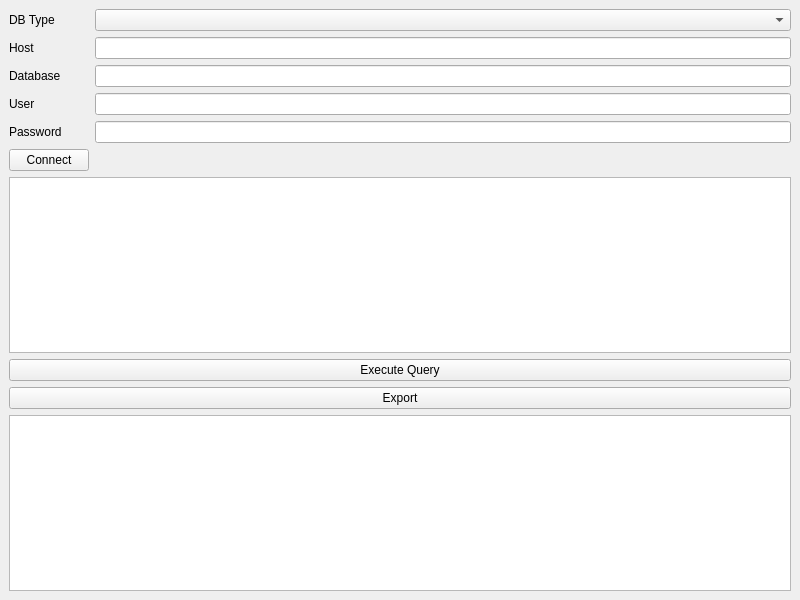
<?xml version="1.0" encoding="UTF-8"?>
<ui version="4.0">
 <class>MainWindow</class>
 <widget class="QMainWindow" name="MainWindow">
  <property name="geometry">
   <rect><x>0</x><y>0</y><width>800</width><height>600</height></rect>
  </property>
  <widget class="QWidget" name="centralwidget">
   <layout class="QVBoxLayout" name="verticalLayout">

    <item>
     <layout class="QFormLayout" name="formLayout">
      <item row="0" column="0"><widget class="QLabel" name="label_dbType"><property name="text"><string>DB Type</string></property></widget></item>
      <item row="0" column="1"><widget class="QComboBox" name="dbTypeCombo"/></item>

      <item row="1" column="0"><widget class="QLabel" name="label_host"><property name="text"><string>Host</string></property></widget></item>
      <item row="1" column="1"><widget class="QLineEdit" name="hostEdit"/></item>

      <item row="2" column="0"><widget class="QLabel" name="label_dbName"><property name="text"><string>Database</string></property></widget></item>
      <item row="2" column="1"><widget class="QLineEdit" name="dbNameEdit"/></item>

      <item row="3" column="0"><widget class="QLabel" name="label_user"><property name="text"><string>User</string></property></widget></item>
      <item row="3" column="1"><widget class="QLineEdit" name="userEdit"/></item>

      <item row="4" column="0"><widget class="QLabel" name="label_password"><property name="text"><string>Password</string></property></widget></item>
      <item row="4" column="1"><widget class="QLineEdit" name="passwordEdit"/></item>

      <item row="5" column="0"><widget class="QPushButton" name="connectButton"><property name="text"><string>Connect</string></property></widget></item>
     </layout>
    </item>

    <item><widget class="QTextEdit" name="queryEdit"/></item>
    <item><widget class="QPushButton" name="executeQueryButton"><property name="text"><string>Execute Query</string></property></widget></item>
    <item><widget class="QPushButton" name="exportButton"><property name="text"><string>Export</string></property></widget></item>
    <item><widget class="QTableView" name="tableView"/></item>

   </layout>
  </widget>
 </widget>
 <resources/>
 <connections/>
</ui>
